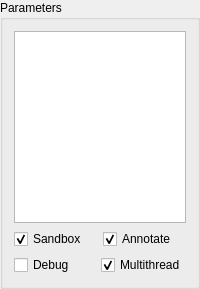
       <widget class="QGroupBox" name="params_grp">
        <property name="sizePolicy">
         <sizepolicy hsizetype="Preferred" vsizetype="Expanding">
          <horstretch>0</horstretch>
          <verstretch>0</verstretch>
         </sizepolicy>
        </property>
        <property name="title">
         <string>Parameters</string>
        </property>
        <layout class="QVBoxLayout" name="verticalLayout_3">
         <item>
          <widget class="QTableView" name="paramsTableView">
           <property name="sizePolicy">
            <sizepolicy hsizetype="Ignored" vsizetype="Expanding">
             <horstretch>0</horstretch>
             <verstretch>0</verstretch>
            </sizepolicy>
           </property>
           <property name="selectionMode">
            <enum>QAbstractItemView::SelectionMode::SingleSelection</enum>
           </property>
           <property name="showGrid">
            <bool>false</bool>
           </property>
           <property name="wordWrap">
            <bool>false</bool>
           </property>
           <attribute name="horizontalHeaderVisible">
            <bool>false</bool>
           </attribute>
           <attribute name="horizontalHeaderDefaultSectionSize">
            <number>40</number>
           </attribute>
           <attribute name="horizontalHeaderStretchLastSection">
            <bool>true</bool>
           </attribute>
           <attribute name="verticalHeaderVisible">
            <bool>false</bool>
           </attribute>
          </widget>
         </item>
         <item>
          <layout class="QHBoxLayout" name="params_layout">
           <item>
            <widget class="QCheckBox" name="sandbox_cb">
             <property name="text">
              <string>Sandbox</string>
             </property>
             <property name="checked">
              <bool>true</bool>
             </property>
            </widget>
           </item>
           <item>
            <widget class="QCheckBox" name="annotate_cb">
             <property name="text">
              <string>Annotate</string>
             </property>
             <property name="checked">
              <bool>true</bool>
             </property>
            </widget>
           </item>
          </layout>
         </item>
         <item>
          <layout class="QHBoxLayout" name="single_layout">
           <property name="bottomMargin">
            <number>0</number>
           </property>
           <item>
            <widget class="QCheckBox" name="debug_cb">
             <property name="text">
              <string>Debug</string>
             </property>
            </widget>
           </item>
           <item>
            <widget class="QCheckBox" name="multithread_cb">
             <property name="text">
              <string>Multithread</string>
             </property>
             <property name="checked">
              <bool>true</bool>
             </property>
            </widget>
           </item>
          </layout>
         </item>
        </layout>
       </widget>
